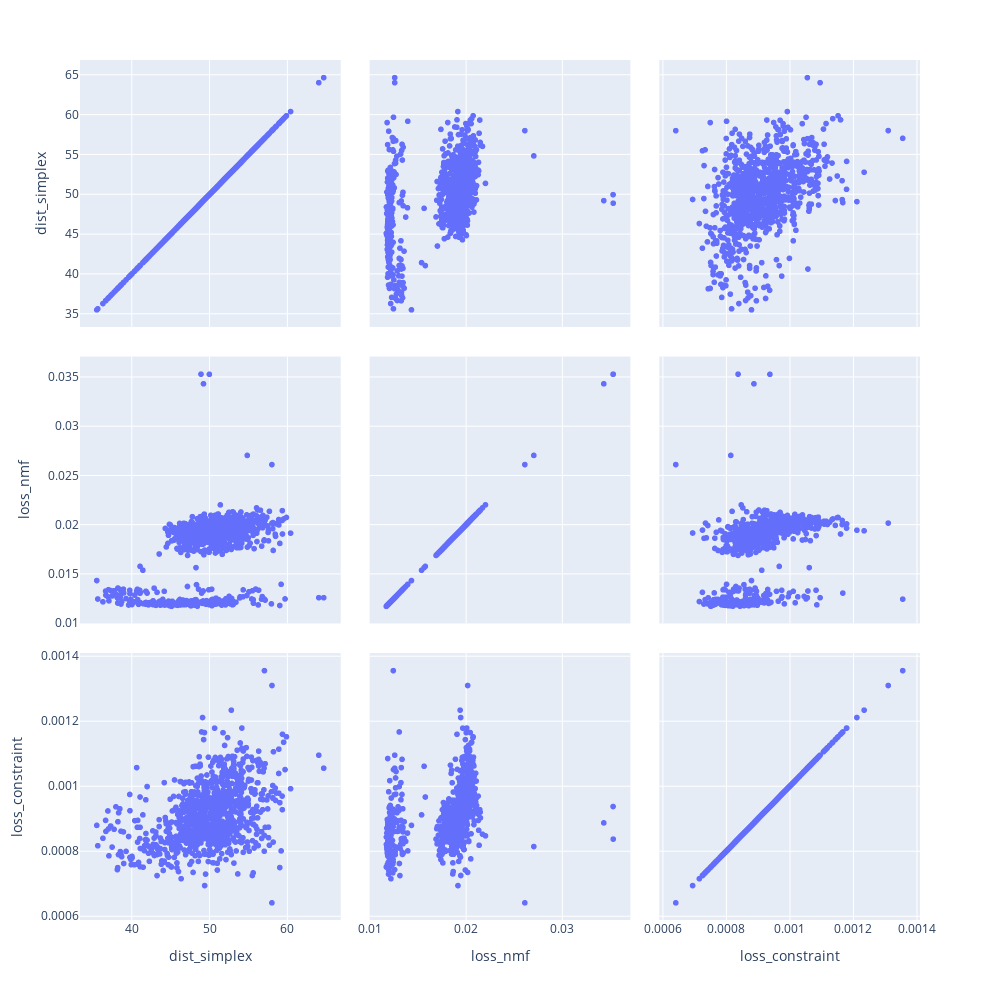

The cell this chart's notebook holds for it:
### Code cell
dimensions = criteria_df.columns
height, width = 1000, 1000

fig = px.scatter_matrix(criteria_df, dimensions=dimensions, hover_name=criteria_df.index)
fig.update_layout(height=height, width=width)
fig.update_traces(selected=dict(marker=dict(color='red')))
fig.show()

### Figure 1 — Plotly figure (JSON) as saved in the notebook; plotly's stock layout.template omitted (floating-point values rounded to 4 significant figures; data arrays with more than 128 entries replaced by an {"elided": "..."} marker saying what was removed)
{"data": [{"dimensions": [{"axis": {"matches": true}, "label": "dist_simplex", "values": {"elided": "1000 float values"}}, {"axis": {"matches": true}, "label": "loss_nmf", "values": {"elided": "1000 float values"}}, {"axis": {"matches": true}, "label": "loss_constraint", "values": {"elided": "1000 float values"}}], "hovertemplate": "<b>%{hovertext}</b><br><br>%{xaxis.title.text}=%{x}<br>%{yaxis.title.text}=%{y}<extra></extra>", "hovertext": {"elided": "1000 int values"}, "legendgroup": "", "marker": {"color": "#636efa", "symbol": "circle"}, "name": "", "selected": {"marker": {"color": "red"}}, "showlegend": false, "type": "splom"}], "layout": {"dragmode": "select", "height": 1000, "legend": {"tracegroupgap": 0}, "margin": {"t": 60}, "width": 1000}}
